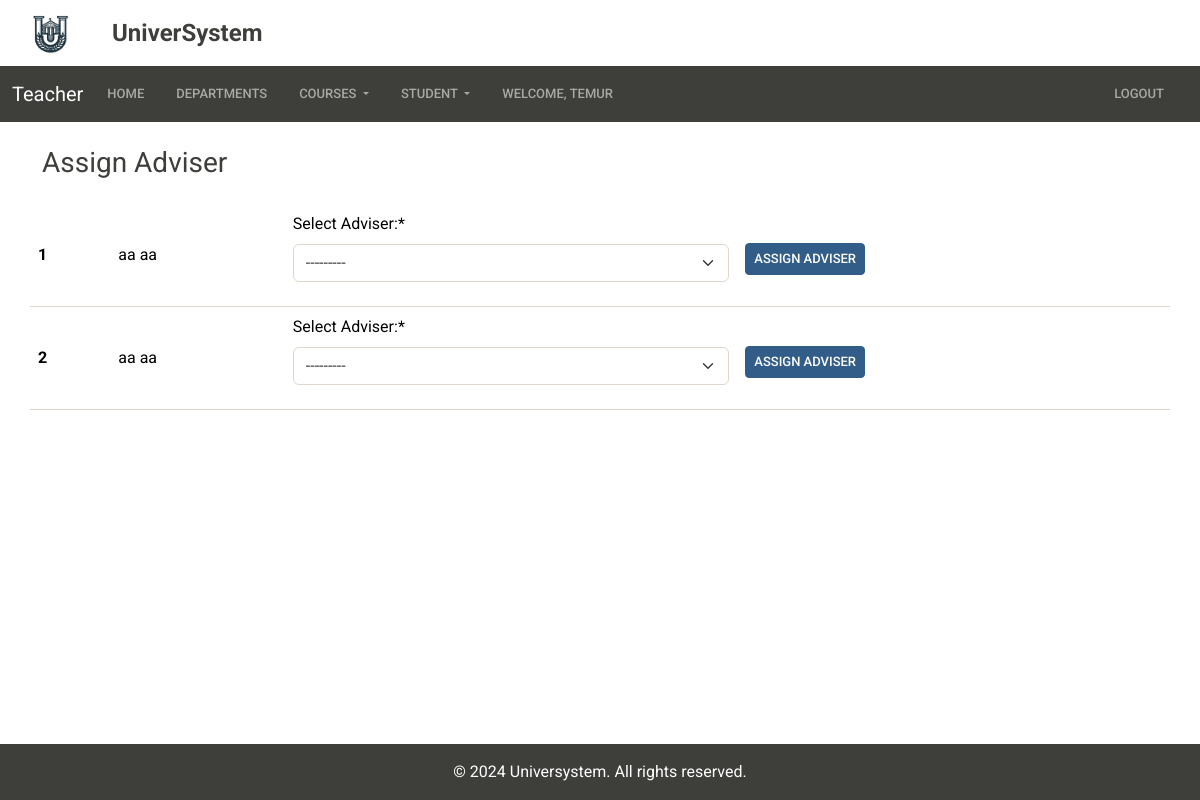
/assign_adviser/ (signed in), run on the app's committed database.
### accountapp/models.py (models this page shows, shortened)
class CustomUser(AbstractUser):
    STATUS = (
        ('Teacher', 'Teacher'),
        ('Student', 'Student'),
        ('Admin', 'Admin'),
    )
    status = models.CharField(
        max_length=100, choices=STATUS, default='Student',)

class Student(models.Model):
    user = models.OneToOneField(CustomUser, on_delete=models.CASCADE)
    department = models.ForeignKey(
        Department, on_delete=models.CASCADE, blank=True, null=True)
    acts = models.IntegerField(default=0)
    lessons = models.ManyToManyField(Lesson, blank=True,
                                     through='StudentLesson')
    department_request = models.BooleanField(default=False)
    adviser = models.ForeignKey(
        'Teacher', on_delete=models.CASCADE, blank=True, null=True)
    is_submitted = models.BooleanField(default=False)
    profile_photo = models.ImageField(
        upload_to='photos/', default='photos/default-profile-photo.jpg'
    )
    def __str__(self):
        return f'{self.user.first_name} {self.user.last_name}'

### adminapp/views.py (the view, shortened to what this page needs)
# urls.py: path('assign_adviser/', AssignAdviser.as_view(),
class AssignAdviser(LoginRequiredMixin, View):
    def get(self, request):
        students_wo_adviser = Student.objects.filter(adviser=None)
        form = AssignAdviserForm()
        teachers = Teacher.objects.all()
        context = {
            'students_wo_adviser': students_wo_adviser,
            'form': form,
            'teacher': teachers,
        }
        return render(
            request,
            "adminapp/assign_adviser.html",
            context
        )

### adminapp/forms.py
class AssignAdviserForm(forms.ModelForm):
    class Meta:
        model = Student
        fields = ['adviser',]
        widget = {
            'adviser': forms.Select,
        }
        labels = {
            'adviser': 'Select Adviser:',
        }
    def __init__(self, *args, **kwargs):
        super().__init__(*args, **kwargs)
        self.fields['adviser'].queryset = \
            Teacher.objects.all()
        self.fields['adviser'].required = True

### accountapp/models.py (called while the page is built)
    def __str__(self):
        return f'{self.user.first_name} {self.user.last_name}'

### adminapp/templates/adminapp/assign_adviser.html (shortened to what this page needs)
{% extends "base.html" %} {% load static %} {% load crispy_forms_tags %} {% block title %}Assign Adviser{% endblock title %}  {% block content %}
<div class="container">
  <div class="row">
    <h3 class="mt-4 mb-4">Assign Adviser</h3>
    {% if not students_wo_adviser %}
    <div class="d-flex justify-content-center">
      <div class="alert alert-info" role="alert">All students assigned.</div>
    </div>
    {% else %}
    <table class="table">
      <tbody>
        {% for student in students_wo_adviser %}
        <form method="POST" action="{% url 'assign_adviser' %}">
          <tr>
            <th scope="row" class="tablerow">{{ forloop.counter }}</th>
            <td class="tablerow">{{ student }}</td>
            <td class="tablerow">{{ form|crispy }}</td>
            <td class="tablerow button">
              <button
                type="submit"
                class="btn btn-primary btn-sm mt-2"
                onclick="return confirm('Are you sure you want to assign adviser to {{student.user.first_name|title}} {{student.user.last_name|title}}?')"
              >
                Assign Adviser
              </button>
            </td>
          </tr>
        </form>
        {% endfor %}
      </tbody>
    </table>
    {% endif %}
  </div>
</div>
{% endblock content %}

### templates/partials/_navbar.html (shortened to what this page needs)
<nav class="navbar navbar-expand-lg bg-dark" data-bs-theme="dark">
  <div class="container-fluid">
    {% if user.status == "Teacher" %}
    <a class="navbar-brand">Teacher</a>
    {% elif user.status == "Student" %}
    <a class="navbar-brand">Student</a>
    {% elif user.status == 'Admin' %}
    <a class="navbar-brand">Admin</a>
    {% endif %}
    <div class="collapse navbar-collapse" id="navbarColor01">
      <ul class="navbar-nav me-3">
        <li class="nav-item">
          <a class="nav-link me-3" href="{% url 'index' %}">Home</a>
        </li>
        <li class="nav-item me-3">
          <a class="nav-link" href="{% url 'department' %}">Departments</a>
        </li>
        {% if user.status == "Teacher" %}
        <li class="nav-item dropdown">
          <a
            class="nav-link dropdown-toggle me-3"
            href="#"
            role="button"
            data-bs-toggle="dropdown"
            aria-expanded="false"
          >
            Courses
          </a>
        </li>
        <li class="nav-item dropdown">
          <a class="nav-link dropdown-toggle me-3" href="#" role="button" data-bs-toggle="dropdown" aria-expanded="false">
            Student
          </a>
        </li>
        {% endif %} {% if not user.status == 'Admin' %}
        <li class="nav-item">
          <a class="nav-link">Welcome, {{ user.first_name|title }}</a>
        </li>
        {% endif %}
      </ul>
      <ul class="navbar-nav ms-auto">
        <li class="nav-item me-3">
          <a class="nav-link" href="{% url 'logout' %}">Logout</a>
        </li>
      </ul>
    </div>
  </div>
</nav>

### templates/base.html (style rules this page uses)
body { display: flex; flex-direction: column; min-height: 100vh; margin: 0; }

### adminapp/templates/adminapp/assign_adviser.html (style rules this page uses)
.tablerow { vertical-align: middle; }

### data on the page
CustomUser: first_name "TEMUR"
Student: user.last_name "aa aa"
Student: user.last_name "aa aa"
